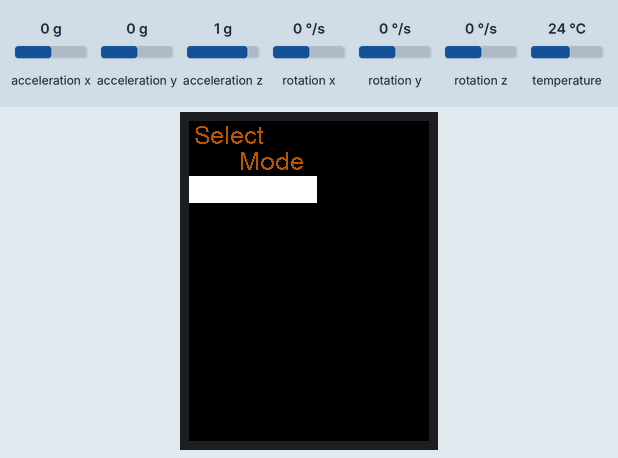
Simulated run of this sketch. Board: ESP32. Parts: 240×320 colour display. Inputs (shaded band) come from the test bench; at power-on: rotation y 0 °/s, acceleration x 0 g, acceleration y 0 g, acceleration z 1 g, rotation x 0 °/s, rotation z 0 °/s, temperature 24 °C. What the sketch prints to the serial monitor is not drawn.

Above: at 2.5 s.
2.6 s: rotation y set to -192 °/s
5.3 s: rotation y set to 100 °/s
Timing chart, 0 to 8.3 s (numbered marks = the images above; inputs shaded):
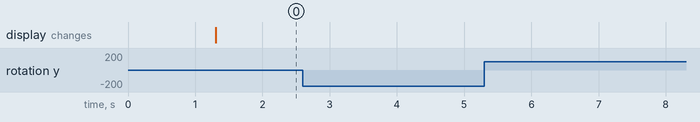

Measured:
- after the input at 2.6 s, every drawn part: stays the same
- after the input at 5.3 s, every drawn part: stays the same

The sketch:

IPD_DATASET_GENERATION_1.ino
```cpp
#include <TFT_eSPI.h>  // Graphics and font library for ST7735 driver chip
#include <SPI.h>
#include <Arduino.h>
#include <Adafruit_MPU6050.h>
#include <Adafruit_Sensor.h>

// //Pins
// #define r1 18
// #define r2 19
// #define prev 32
// #define ok 33
// #define next 25
// #define back 35
#define TFT_CS 10
#define TFT_RST 8
#define TFT_DC 9
#define TFT_MOSI 11
#define TFT_SCLK 13
// #define buttonPin 2

// Create a sensor object
Adafruit_MPU6050 mpu;

//Variables
sensors_event_t a, g, temp;
float rawxaxis = 0, rawyaxis = 0, rawzaxis = 0;
float pitch = 0, roll = 0, yaw = 0;
String prevpitch = "MID", prevroll = "MID", prevyaw = "MID";
String r1read = "OPEN", r2read = "MID", r3read = "MID";
float caligyrox = 0, caligyroy = 0, caligyroz = 0;
int max_frequencyx, max_frequencyy, max_frequencyz;
float prevvarx, prevvary, prevvarz;
double varx = 0, vary = 0, varz = 0;
float frequencyx[20], frequencyy[20], frequencyz[20];
float datax[20], datay[20], dataz[20];
float meanx = 0, meany = 0, meanz = 0;
char *selectedmode = "letter";
uint16_t okpressedcount = 0;
bool ReadingRqe = false;
String dataset_reading = "";
const int ledPin = 2;
bool recording = false;
bool lockgyro = false;
bool correction = false;
const int numReadings = 20;
float axReadings[numReadings];
float ayReadings[numReadings];
float azReadings[numReadings];
TFT_eSPI tft = TFT_eSPI();
// GUI function
void homepage() {
  ReadingRqe = false;
  tft.fillScreen(TFT_BLACK);
  tft.setTextColor(0xBAA0);
  tft.drawString("Select", 5, 4, 4);
  tft.drawString("Mode", 50, 30, 4);
  tft.fillRect(0, 55, 128, 27, TFT_WHITE);
  // if (selectedmode == "letter") {
  //   prevbtn();
  // } else {
  //   nextbtn();
  // }
}

const int pitchThreshold = 450;
const int rollThreshold = 450;
const int yawThreshold = 375;  // Threshold for considering pitch, roll, and yaw as neutral
// Declare last values for roll, pitch, and yaw
float lastRoll = 0;
float lastPitch = 0;
float lastYaw = 0;

void getGyroReadings() {
  for (int i = 0; i < 20; i++) {
    sensors_event_t a, g, temp;
    mpu.getEvent(&a, &g, &temp);

    // Calculate raw gyro values
    rawxaxis = g.gyro.x - caligyrox;
    rawyaxis = g.gyro.y - caligyroy;
    rawzaxis = g.gyro.z - caligyroz;
    axReadings[i] = a.acceleration.x;
    ayReadings[i] = a.acceleration.y;
    azReadings[i] = a.acceleration.z;

    if ((lastRoll <= 0 && rawxaxis > 0) || (lastRoll >= 0 && roll < 0)) {
      roll = 0;  // Reset roll to zero
    }
    if (rawxaxis > 0.5) {
      roll = roll + 10;
    } else if (rawxaxis < -0.5) {
      roll = roll - 10;
    }
    if ((lastPitch < 0 && pitch > 0) || (lastPitch > 0 && pitch < 0)) {
      Serial.println("triggered");
      pitch = 0;  // Reset pitch to zero
      break;
    }
    if (rawyaxis > 0.25) {
      pitch = pitch + 10;
    } else if (rawyaxis < -0.5) {
      pitch = pitch - 10;
    }
    if ((lastYaw <= 0 && rawzaxis > 0) || (lastYaw >= 0 && yaw < 0)) {
      yaw = 0;  // Reset yaw to zero
    }
    if (rawzaxis > 0.5) {
      yaw = yaw + 10;
    } else if (rawzaxis < -0.5) {
      yaw = yaw - 10;
    }
    lastRoll = roll;
    lastYaw = yaw;
    lastPitch = pitch;
    roll = constrain(roll, -500, 500);
    pitch = constrain(pitch, -500, 500);
    yaw = constrain(yaw, -500, 500);
    delay(10);
  }

  // Calculate and print variance
  varx = calculateVariance(axReadings);
  vary = calculateVariance(ayReadings);
  varz = calculateVariance(azReadings);


  if (pitch == -500) {
    prevpitch = "down";
  } else if (pitch == 500) {
    prevpitch = "up";
  } else {
    prevpitch = "mid";
  }

  if (roll <= -450) {
    prevroll = "right";
  } else if (roll >= 480) {
    prevroll = "left";
  } else {
    prevroll = "mid";
  }

  if (yaw <= -yawThreshold) {
    prevyaw = "finger pointing left";
  } else if (yaw >= yawThreshold) {
    prevyaw = "finger pointing right";
  } else {
    prevyaw = "finger pointing mid";
  }
}


float calculateVariance(float readings[]) {
  float mean = 0.0;
  float M2 = 0.0;
  for (int i = 0; i < 20; i++) {
    float delta = readings[i] - mean;
    mean += delta / (i + 1);
    float delta2 = readings[i] - mean;
    M2 += delta * delta2;
  }
  return M2 / 20;
}

void setup() {
  Serial.begin(115200);
  if (!mpu.begin()) {
    Serial.println("Failed to find MPU6050 chip");
  } else {
    Serial.println("MPU6050 Found!");
  }
  tft.init();
  //Flash screen
  tft.fillScreen(TFT_BLACK);
  tft.setTextColor(0xFFFFFFFF);
  tft.drawString("IPD", 44, 55, 4);
  tft.drawString("Project", 25, 80, 4);
  delay(1000);
  homepage();

  // Gyro calibration
  for (int i = 0; i < 20; i++) {
    sensors_event_t a, g, temp;
    mpu.getEvent(&a, &g, &temp);
    datax[i] = g.gyro.x;
    datay[i] = g.gyro.y;
    dataz[i] = g.gyro.z;
  }
  for (int i = 0; i < 20; i++) {
    for (int j = 0; j < 20; j++) {
      if (datax[i] == datax[j]) {
        frequencyx[i]++;
      }
      if (datay[i] == datay[j]) {
        frequencyy[i]++;
      }
      if (dataz[i] == dataz[j]) {
        frequencyz[i]++;
      }
    }
  }
  for (int i = 0; i < 20; i++) {
    if (frequencyx[i] > max_frequencyx) {
      max_frequencyx = frequencyx[i];
      caligyrox = datax[i];
    }
    if (frequencyy[i] > max_frequencyy) {
      max_frequencyy = frequencyy[i];
      caligyroy = datay[i];
    }
    if (frequencyz[i] > max_frequencyz) {
      max_frequencyz = frequencyz[i];
      caligyroz = dataz[i];
    }
  }
  Serial.println(caligyrox);
  Serial.println(caligyroy);
  Serial.println(caligyroz);
  Serial.println("Calibration Successful");
}

void loop() {
  getGyroReadings();
  Serial.print("Pitch: ");
  Serial.print(prevpitch);
  Serial.print(" (Value: ");
  Serial.print(pitch);
  Serial.println(")");
  Serial.println();
  // Serial.print(")  Roll: ");
  // Serial.print(prevroll);
  // Serial.print(" (Value: ");
  // Serial.print(rawxaxis);
  // Serial.print(")  Yaw: ");
  // Serial.print(prevyaw);
  // Serial.print(" (Value: ");
  // Serial.print(rawzaxis);
  // Serial.println(")  ");
  // Serial.print("Variance X: ");

  // if (varx > 5) {
  //   Serial.print("X Hand is waving!");
  //   lockgyro = true;
  // } else {
  //   Serial.print("No waving detected.");
  //   lockgyro = false;
  // }
  // Serial.print(" (Value: ");
  // Serial.print(varx);
  // Serial.print(")  Variance Y: ");
  // if (vary > 10) {
  //   Serial.print(prevroll);
  //   Serial.print("y Hand is waving!");
  //   lockgyro = true;
  // } else {
  //   Serial.print("No waving detected.");
  //   lockgyro = false;
  // }
  // Serial.print(" (Value: ");
  // Serial.print(vary);

  // Serial.print(")  Variance Z: ");
  // if (varz > 5) {
  //   Serial.print("Z Hand is waving!");
  //   lockgyro = true;
  // } else {
  //   Serial.print("No waving detected.");
  //   lockgyro = false;
  // }
  // Serial.print(" (Value: ");
  // Serial.print(varz);
  // Serial.println(")");
  // Serial.println(" ");
  // if (digitalRead(buttonPin)) {
  //   if (!recording) {
  //     // Start recording
  //     recording = true;  // Reset reading count
  //     getGyroReadings();

  //     digitalWrite(ledPin, HIGH);  // Turn on LED to indicate recording
  //     Serial.println();
  //     Serial.println("Recording started...");
  //   }
  // } else {
  //   if (recording) {
  //     // Stop recording
  //     recording = false;
  //     digitalWrite(ledPin, LOW);
  //     dataset_reading = prevpitch + "," + prevroll + "," + prevyaw;
  //     Serial.print("dataset_reading: ");
  //     Serial.println(dataset_reading);
  //     Serial.println("Recording stopped.");
  //     Serial.println();
  //     Serial.println();
  //     // saveToCSV();
  //   }
  // }
  // if (ReadingRqe) {
  // }
  delay(10);
}
```
